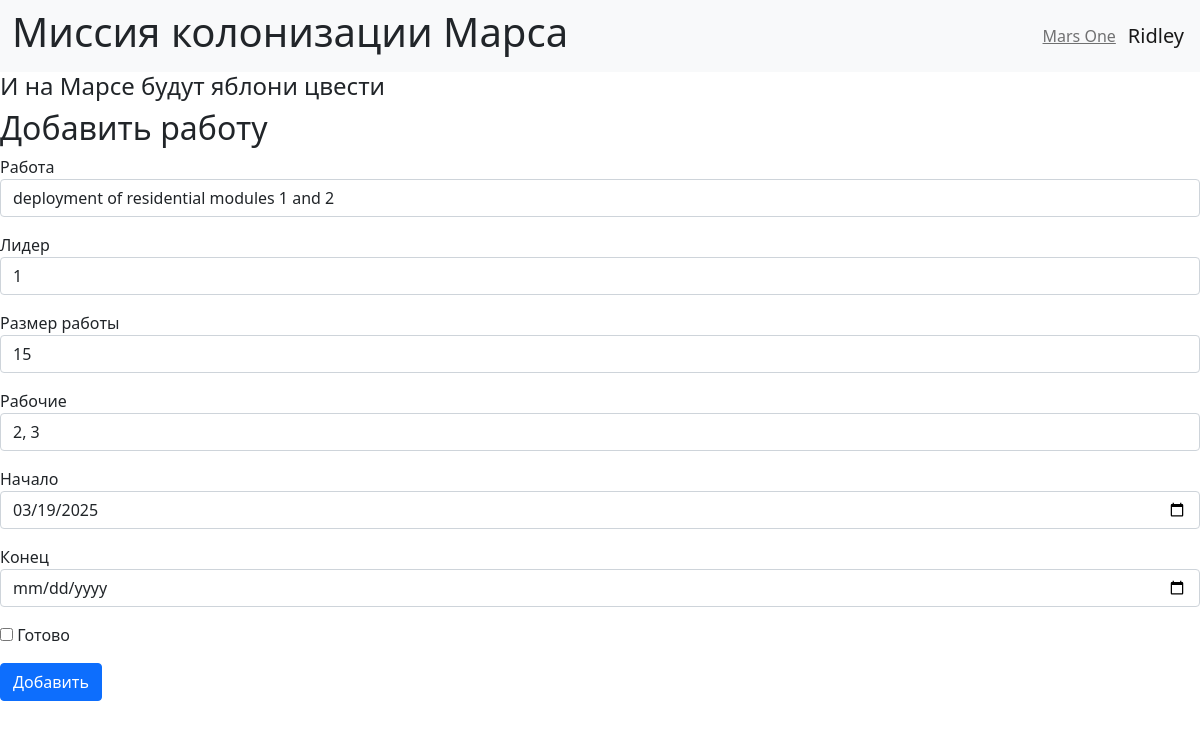
The app's page /editjob/1 (signed in), older data.
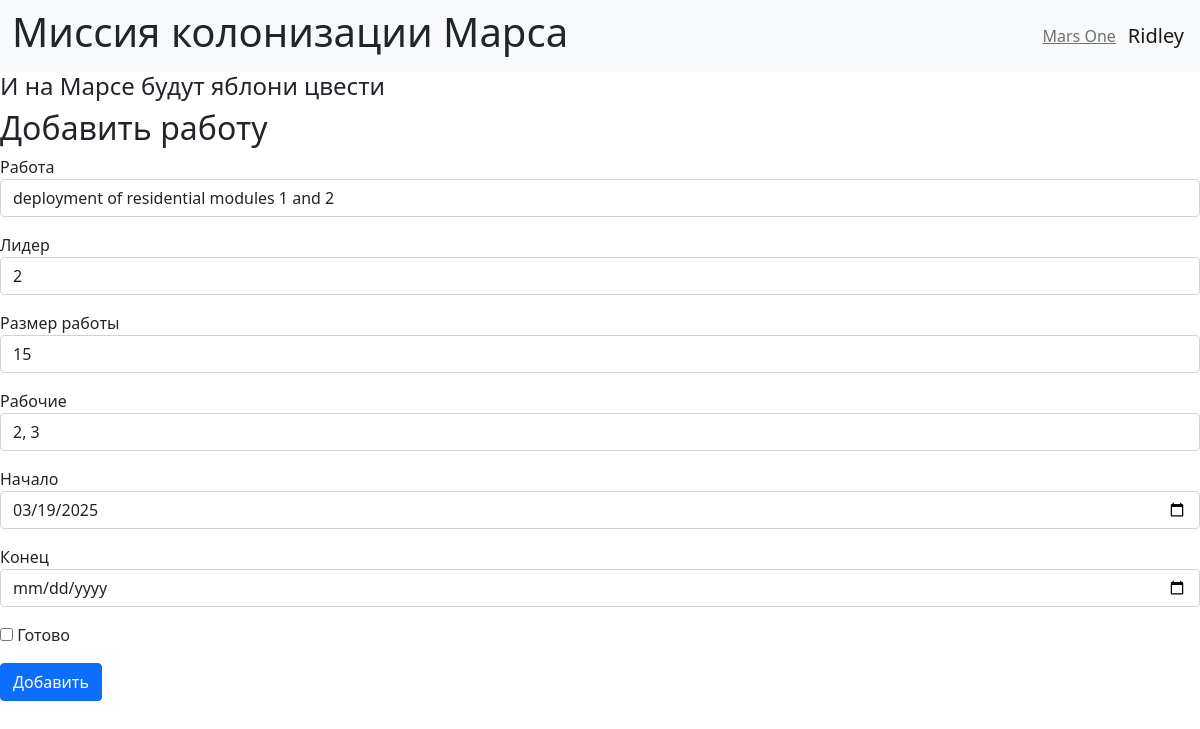
The same page, newer data.
### sql/data/jobs.py (models this page shows)
class Jobs(SqlAlchemyBase):
    __tablename__ = 'jobs'
    id = sqlalchemy.Column(sqlalchemy.Integer,
                           primary_key=True, autoincrement=True)
    job = sqlalchemy.Column(sqlalchemy.String, nullable=True)
    work_size = sqlalchemy.Column(sqlalchemy.Integer, nullable=True)
    collaborators = sqlalchemy.Column(sqlalchemy.String, nullable=True)
    start_date = sqlalchemy.Column(sqlalchemy.DateTime, nullable=True)
    end_date = sqlalchemy.Column(sqlalchemy.DateTime, nullable=True)
    is_finished = sqlalchemy.Column(sqlalchemy.Boolean, default=True)
    team_leader = sqlalchemy.Column(sqlalchemy.Integer,
                                    sqlalchemy.ForeignKey("users.id"))
    jobs = orm.relationship('User')

### main.py (the view, shortened to what this page needs)
@app.route('/editjob/<int:job_id>', methods=['GET', 'POST'])
@login_required
def edit_job(job_id):
    session = db_session.create_session()
    job = session.query(jobs.Jobs).get(job_id)
    if not job:
        abort(404)
    if current_user.id != job.team_leader and current_user.id != 1:
        abort(403)
    form = Job()
    if request.method == 'GET':
        form.job.data = job.job
        form.team_leader.data = job.team_leader
        form.work_size.data = job.work_size
        form.collaborators.data = job.collaborators
        form.start_date.data = job.start_date
        form.end_date.data = job.end_date
        form.is_finished.data = job.is_finished
    return render_template('addjob.html', form=form)

### sql/data/add_job.py
class Job(FlaskForm, UserMixin):
    job = StringField('Работа', validators=[DataRequired()])
    team_leader = StringField('Лидер', validators=[DataRequired()])
    work_size = StringField('Размер работы', validators=[DataRequired()])
    collaborators = StringField('Рабочие', validators=[DataRequired()])
    start_date = DateField('Начало', validators=[DataRequired()])
    end_date = DateField('Конец', validators=[DataRequired()])
    is_finished = BooleanField('Готово')
    submit = SubmitField('Добавить')

### main.py (called while the page is built)
@login_manager.user_loader
def load_user(user_id):
    db_sess = db_session.create_session()
    return db_sess.get(users.User, user_id)

### sql/data/db_session.py (called while the page is built)
def create_session() -> Session:
    global __factory
    return __factory()

### templates/addjob.html (shortened to what this page needs)
{% extends "base.html" %}
{% block content %}
    <h2>Добавить работу</h2>
    <form method="post">
        <p>
            {{ form.job.label }}<br>
            {{ form.job(class="form-control") }}
        </p>
        <p>
            {{ form.team_leader.label }}<br>
            {{ form.team_leader(class="form-control") }}
        </p>
        <p>
            {{ form.work_size.label }}<br>
            {{ form.work_size(class="form-control") }}
        </p>
        <p>
            {{ form.collaborators.label }}<br>
            {{ form.collaborators(class="form-control") }}
        </p>
        <p>
            {{ form.start_date.label }}<br>
            {{ form.start_date(class="form-control", type="date") }}
        </p>
        <p>
            {{ form.end_date.label }}<br>
            {{ form.end_date(class="form-control", type="date") }}
        </p>
        <p>
            {{ form.is_finished() }} {{ form.is_finished.label }}
        </p>
        <p>
            {{ form.submit(class="btn btn-primary") }}
        </p>
    </form>
{% endblock %}

Row changes from the older to the newer data that the page shows:
changed Jobs "deployment of residential modules 1 and 2": team_leader "1" → "2"
